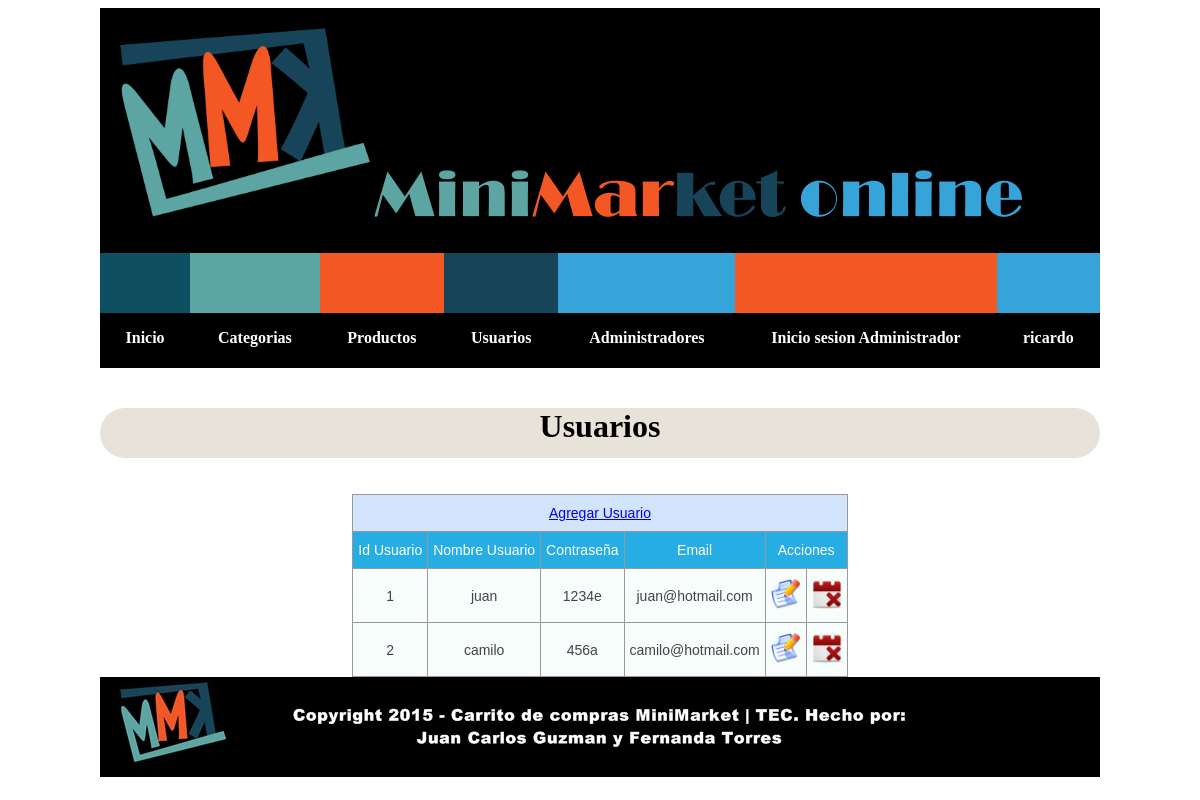
The page /Admin/usuarios.php (signed in) on the database its author committed.
### tables this page shows
CREATE TABLE IF NOT EXISTS `usuarios` (
  `idusuario` int(11) NOT NULL,
  `nombreUsu` varchar(45) NOT NULL,
  `contrasena` varchar(45) NOT NULL,
  `email` varchar(45) NOT NULL
);

### Admin/usuarios.php (the view, shortened to what this page needs)
<?php
        $mysql = new conexion();
        $mysqli=$mysql->conctar();
$sql ="SELECT * FROM usuarios";
$consulta= $mysqli->query($sql);
?>
<!DOCTYPE html>
<html>
    <head>
        <link rel="stylesheet" href="css/estiloUsuario.css" type="text/css" media="screen" />
    </head>
    <?php include 'header.php';?>
    <body>
        <h1>Usuarios</h1>
        <br>
        <br>
        <table class="tg">
  <tr>
      <th class="tg-nmn5" colspan="6"><a href="agregarUsuario.php">Agregar Usuario</a></th>
  </tr>
  <tr>
    <td class="tg-qj4c">Id Usuario</td>
    <td class="tg-qj4c">Nombre Usuario</td>
    <td class="tg-qj4c">Contraseña</td>
    <td class="tg-qj4c">Email</td>
    <td class="tg-qj4c" colspan="2">Acciones</td>
  </tr>
  <?php while($campos=mysqli_fetch_object($consulta)){?>
  <tr>
    <td class="tg-031e"><?php echo $campos->idusuario; ?></td>
    <td class="tg-031e"><?php echo $campos->nombreUsu; ?></td>
    <td class="tg-031e"><?php echo $campos->contrasena; ?></td>
    <td class="tg-031e"><?php echo $campos->email; ?></td>
    <td class="tg-031e"><a class="ac"href="#"  onclick="modificarUsuario(<?php echo $campos->idusuario; ?>)"><img src="../img/modificar.png" width="30px" height="30px"/></a></td>
    <td class="tg-031e"><a class="ac"href="#"  onclick="eliminarUsuario(<?php echo $campos->idusuario; ?>)"><img src="../img/remove_event_256.png" width="30px" height="30px"/></a></td>
  </tr>
  <?php }?>
</table
    </body>
     <div id="foot"><?php include './footer.php';?></div>
</html>

### Admin/css/estiloUsuario.css (style rules this page uses)
.tg { border-collapse:collapse;border-spacing:0;border-color:#999; margin: 0 auto; text-align: center; }
.tg td { font-family:Arial, sans-serif;font-size:14px;padding:10px 5px;border-style:solid;border-width:1px;overflow:hidden;word-break:normal;border-color:#999;color:#444;background-color:#F7FDFA; }
.tg th { font-family:Arial, sans-serif;font-size:14px;font-weight:normal;padding:10px 5px;border-style:solid;border-width:1px;overflow:hidden;word-break:normal;border-color:#999;color:#fff;background-color:#26ADE4; }
.tg .tg-qj4c { background-color:#26ade4;color:#ffffff }
.tg .tg-nmn5 { background-color:#d2e4fc;color:#000000;text-align:center }
h1 { text-align: CENTER; font-family: fantasy; border-radius: 29px 29px 29px 29px; -moz-border-radius: 29px 29px 29px 29px; -webkit-border-radius: 29px 29px 29px 29px; border: 0px solid #000000; background:#e8e3d8; width: 1000px; height: 50px; margin: 0 auto; }
table { margin: 0 auto; }
#foot { margin: 0 auto; margin-left: auto; margin-right: auto; width: 1000px; }

### css/style.css (style rules this page uses)
* { padding:0; }
#foot { margin: 0 auto; margin-left: auto; margin-right: auto; width: 1000px; }

### rows shown on the page
usuarios: idusuario "1", nombreUsu "juan", contrasena "1234e", email "juan@hotmail.com"
usuarios: idusuario "2", nombreUsu "camilo", contrasena "456a", email "camilo@hotmail.com"

### other values the page prints
$_SESSION["admins"] "ricardo"
